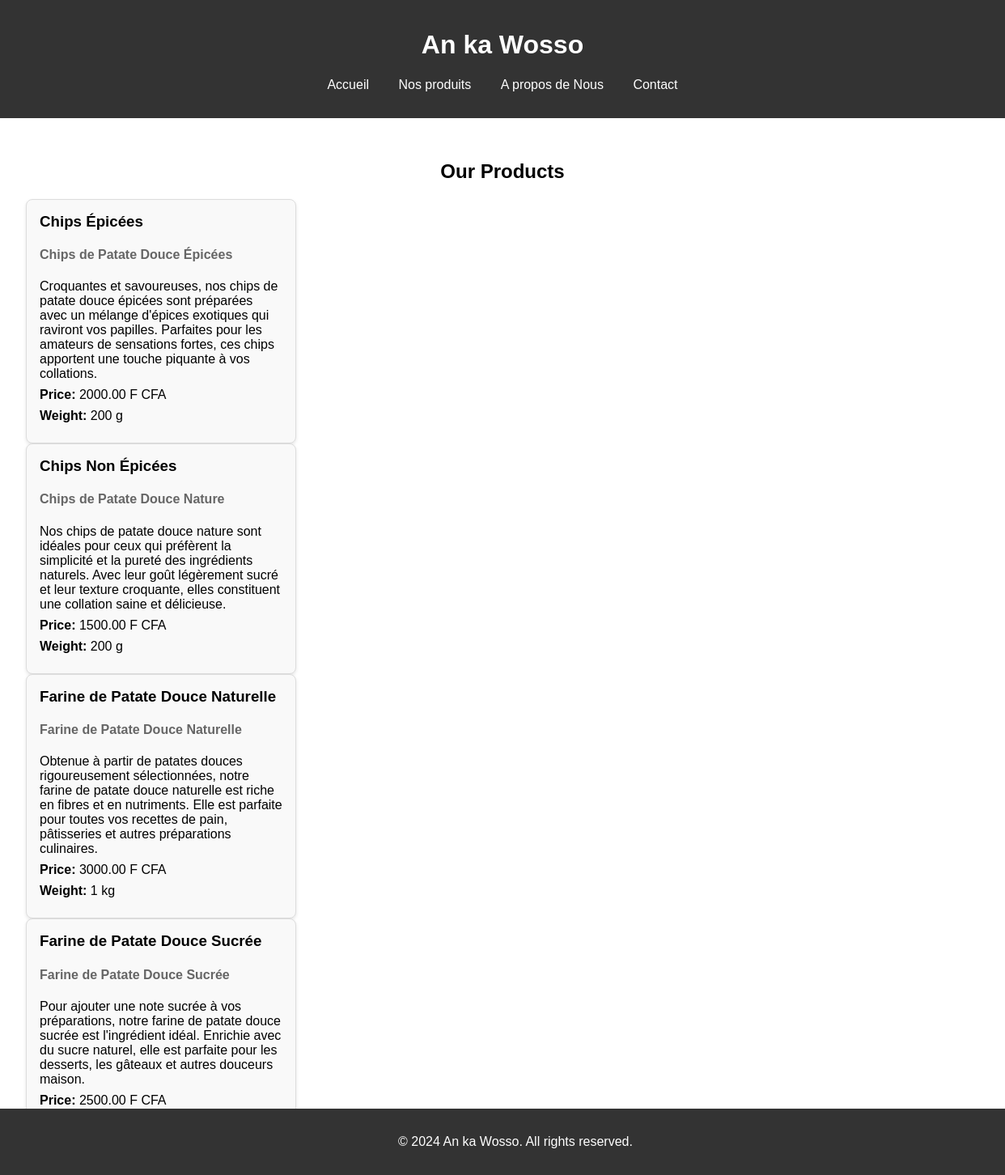
The app's page /product/ with its own data.
### main/models.py (models this page shows, shortened)
class Product(models.Model):
    name = models.CharField(max_length=200)
    label = models.CharField(max_length=200)
    description = models.TextField()
    price = models.DecimalField(max_digits=10, decimal_places=2)
    weight = models.CharField(max_length=50)

### main/views.py (the view)
# urls.py: path('product/', views.product, name='product'),
def product(request):
    all_product = Product.objects.all()
    return render(request, 'product.html', {'products': all_product})

### templates/product.html (shortened to what this page needs)
{% extends 'base.html' %}
{% block content %}
    <h2>Our Products</h2>
    <div class="product-grid">
        {% for product in products %}
            <div class="product-card">
                <h3>{{ product.name }}</h3>
                <h4>{{ product.label }}</h4>
                <p>{{ product.description }}</p>
                <p><strong>Price:</strong> {{ product.price }} F CFA</p>
                <p><strong>Weight:</strong> {{ product.weight }}</p>
            </div>
        {% endfor %}
    </div>
{% endblock %}

### templates/base.html (shortened to what this page needs)
<!DOCTYPE html>
<html lang="en">
<head>
    {% load static %}
    <link rel="stylesheet" href="{% static 'css/styles.css' %}">
</head>
<body>
    <header>
        <h1>An ka Wosso</h1>
        <nav>
            <ul>
                <li><a href="{% url 'index' %}">Accueil</a></li>
                <li><a href="{% url 'product' %}">Nos produits</a></li>
                <li><a href="{% url 'about' %}">A propos de Nous</a></li>
                <li><a href="{% url 'contact' %}">Contact</a></li>
            </ul>
        </nav>
    </header>
    <main>
        {% block content %}
        {% endblock %}
    </main>
    <footer>
        <p>&copy; 2024 An ka Wosso. All rights reserved.</p>
    </footer>
</body>
</html>

### static/css/styles.css (style rules this page uses)
body { font-family: Arial, sans-serif; margin: 0; padding: 0; box-sizing: border-box; }
header { background-color: #333; color: white; padding: 1rem; text-align: center; }
nav ul { list-style: none; padding: 0; }
nav ul li { display: inline; margin: 0 1rem; }
nav ul li a { color: white; text-decoration: none; }
main { padding: 2rem; text-align: center; }
footer { background-color: #333; color: white; text-align: center; padding: 1rem; position: absolute; bottom: 0; width: 100%; }
.product-card { background-color: #f9f9f9; border: 1px solid #ddd; border-radius: 8px; box-shadow: 0 2px 4px rgba(0, 0, 0, 0.1); padding: 1rem; width: 300px; text-align: left; }
.product-card h3 { margin-top: 0; }
.product-card h4 { color: #666; }
.product-card p { margin: 0.5rem 0; }

### records on screen
Product: name "Chips Épicées", label "Chips de Patate Douce Épicées", description "Croquantes et savoureuses, nos chips de patate douce épicées sont préparées avec un mélange d'épices exotiques qui raviront vos papilles. Parfaites pour les amateurs de sensations fortes, ces chips apportent une touche piquante à vos collations.", price "2000.00", weight "200 g"
Product: name "Chips Non Épicées", label "Chips de Patate Douce Nature", description "Nos chips de patate douce nature sont idéales pour ceux qui préfèrent la simplicité et la pureté des ingrédients naturels. Avec leur goût légèrement sucré et leur texture croquante, elles constituent une collation saine et délicieuse.", price "1500.00", weight "200 g"
Product: name "Farine de Patate Douce Naturelle", label "Farine de Patate Douce Naturelle", description "Obtenue à partir de patates douces rigoureusement sélectionnées, notre farine de patate douce naturelle est riche en fibres et en nutriments. Elle est parfaite pour toutes vos recettes de pain, pâtisseries et autres préparations culinaires.", price "3000.00", weight "1 kg"
Product: name "Farine de Patate Douce Sucrée", label "Farine de Patate Douce Sucrée", description "Pour ajouter une note sucrée à vos préparations, notre farine de patate douce sucrée est l'ingrédient idéal. Enrichie avec du sucre naturel, elle est parfaite pour les desserts, les gâteaux et autres douceurs maison.", price "2500.00"
